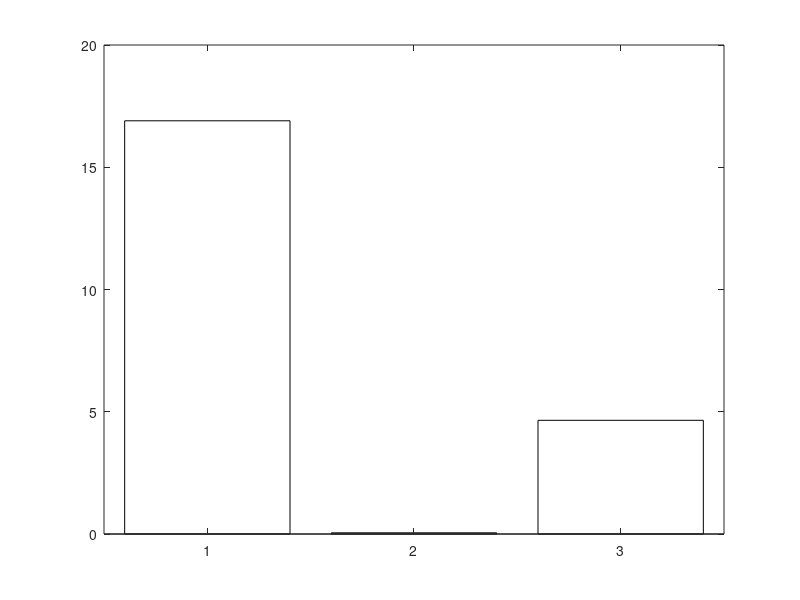

MATLAB code for this plot: (Note: this script raises an error after producing the figure.)
% ==============================================================
% Comparativa 3D Richardson–Lucy - Julia vs MATLAB
% Un gráfico por imagen (Tradicional y WB)
% ==============================================================

implementaciones = { ...
    'Python - SimpleITK', ...
    'Julia - DeconvOptim (adapt)', ...
    'MATLAB - DL2'};

% --------------------------------------------------------------
% Tiempos de ejecución 3D (segundos)
% --------------------------------------------------------------

% Imagen sintética
tiempos_sintetica = [16.9, 0.048, 4.65];

% Imagen células
tiempos_celulas = [9.76, 0.573, 6.61];

% Cube of Spherical Beads
tiempos_cube = [143, 0.643, 36.18];


% --------------------------------------------------------------
% Paleta de colores (estilo académico)
% --------------------------------------------------------------
colores = lines(length(implementaciones));

% --------------------------------------------------------------
% Función auxiliar para crear gráficos
% --------------------------------------------------------------
function crearGraficoLog3D_individual(tiempos, implementaciones, titulo, nombreFichero, colores)
    figure('Color','w','Position',[100 100 800 400]);
    b = bar(tiempos, 'FaceColor','flat');

    % Aplicar colores a cada barra
    for k = 1:length(tiempos)
        b.CData(k,:) = colores(k,:);
    end

    % Escala logarítmica
    set(gca, 'YScale', 'log');
    y_min = min(tiempos) * 0.8;
    if y_min < 1e-3, y_min = 1e-3; end
    y_max = max(tiempos) * 1.4;
    ylim([y_min, y_max]);

    % Etiquetas
    set(gca, 'XTickLabel', implementaciones, 'XTickLabelRotation', 25, ...
        'FontSize', 12, 'FontName', 'Times New Roman');
    ylabel('Tiempo de ejecución (s)', 'FontSize', 13, 'FontWeight','bold');
    title(titulo, 'FontSize', 14, 'FontWeight','bold');

    grid on; box on;
    exportgraphics(gca, nombreFichero, 'Resolution', 300);
end

% --------------------------------------------------------------
% Crear los 4 gráficos (uno por volumen)
% --------------------------------------------------------------
crearGraficoLog3D_individual(tiempos_sintetica, implementaciones, ...
    'Comparativa 3D – Imagen sintética', 'comparativa3d_sintetica.png', colores);

crearGraficoLog3D_individual(tiempos_celulas, implementaciones, ...
    'Comparativa 3D – Imagen células', 'comparativa3d_celulas.png', colores);

crearGraficoLog3D_individual(tiempos_cube, implementaciones, ...
    'Comparativa 3D – Cube of Spherical Beads', 'comparativa3d_cube.png', colores);
